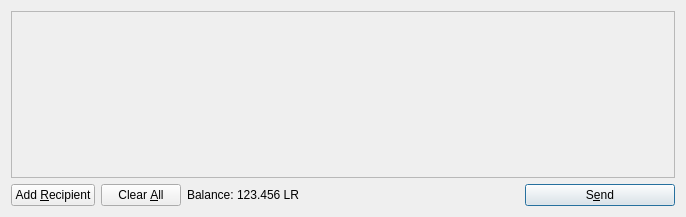
<?xml version="1.0" encoding="UTF-8"?>
<ui version="4.0">
 <class>SendCoinsDialog</class>
 <widget class="QDialog" name="SendCoinsDialog">
  <property name="geometry">
   <rect>
    <x>0</x>
    <y>0</y>
    <width>686</width>
    <height>217</height>
   </rect>
  </property>
  <property name="windowTitle">
   <string>Send Coins</string>
  </property>
  <layout class="QVBoxLayout" name="verticalLayout">
   <item>
    <widget class="QScrollArea" name="scrollArea">
     <property name="widgetResizable">
      <bool>true</bool>
     </property>
     <widget class="QWidget" name="scrollAreaWidgetContents">
      <property name="geometry">
       <rect>
        <x>0</x>
        <y>0</y>
        <width>666</width>
        <height>165</height>
       </rect>
      </property>
      <layout class="QVBoxLayout" name="verticalLayout_2">
       <property name="margin">
        <number>0</number>
       </property>
       <item>
        <layout class="QVBoxLayout" name="entries">
         <property name="spacing">
          <number>6</number>
         </property>
        </layout>
       </item>
       <item>
        <spacer name="verticalSpacer">
         <property name="orientation">
          <enum>Qt::Vertical</enum>
         </property>
         <property name="sizeHint" stdset="0">
          <size>
           <width>20</width>
           <height>40</height>
          </size>
         </property>
        </spacer>
       </item>
      </layout>
     </widget>
    </widget>
   </item>
   <item>
    <layout class="QHBoxLayout" name="horizontalLayout">
     <item>
      <widget class="QPushButton" name="addButton">
       <property name="toolTip">
        <string>Send to multiple recipients at once</string>
       </property>
       <property name="text">
        <string>Add &amp;Recipient</string>
       </property>
       <property name="icon">
        <iconset resource="../bitcoin.qrc">
         <normaloff>:/icons/add</normaloff>:/icons/add</iconset>
       </property>
       <property name="autoDefault">
        <bool>false</bool>
       </property>
      </widget>
     </item>
     <item>
      <widget class="QPushButton" name="clearButton">
       <property name="sizePolicy">
        <sizepolicy hsizetype="Minimum" vsizetype="Fixed">
         <horstretch>0</horstretch>
         <verstretch>0</verstretch>
        </sizepolicy>
       </property>
       <property name="toolTip">
        <string>Remove all transaction fields</string>
       </property>
       <property name="text">
        <string>Clear &amp;All</string>
       </property>
       <property name="icon">
        <iconset resource="../bitcoin.qrc">
         <normaloff>:/icons/remove</normaloff>:/icons/remove</iconset>
       </property>
       <property name="autoRepeatDelay">
        <number>300</number>
       </property>
       <property name="autoDefault">
        <bool>false</bool>
       </property>
      </widget>
     </item>
     <item>
      <layout class="QHBoxLayout" name="horizontalLayout_2">
       <property name="spacing">
        <number>3</number>
       </property>
       <item>
        <widget class="QLabel" name="label">
         <property name="text">
          <string>Balance:</string>
         </property>
        </widget>
       </item>
       <item>
        <widget class="QLabel" name="labelBalance">
         <property name="cursor">
          <cursorShape>IBeamCursor</cursorShape>
         </property>
         <property name="text">
          <string>123.456 LR</string>
         </property>
         <property name="textInteractionFlags">
          <set>Qt::LinksAccessibleByMouse|Qt::TextSelectableByKeyboard|Qt::TextSelectableByMouse</set>
         </property>
        </widget>
       </item>
      </layout>
     </item>
     <item>
      <spacer name="horizontalSpacer">
       <property name="orientation">
        <enum>Qt::Horizontal</enum>
       </property>
       <property name="sizeHint" stdset="0">
        <size>
         <width>40</width>
         <height>20</height>
        </size>
       </property>
      </spacer>
     </item>
     <item>
      <widget class="QPushButton" name="sendButton">
       <property name="minimumSize">
        <size>
         <width>150</width>
         <height>0</height>
        </size>
       </property>
       <property name="toolTip">
        <string>Confirm the send action</string>
       </property>
       <property name="text">
        <string>S&amp;end</string>
       </property>
       <property name="icon">
        <iconset resource="../bitcoin.qrc">
         <normaloff>:/icons/send</normaloff>:/icons/send</iconset>
       </property>
       <property name="default">
        <bool>true</bool>
       </property>
      </widget>
     </item>
    </layout>
   </item>
  </layout>
 </widget>
 <resources>
  <include location="../bitcoin.qrc"/>
 </resources>
 <connections/>
</ui>
